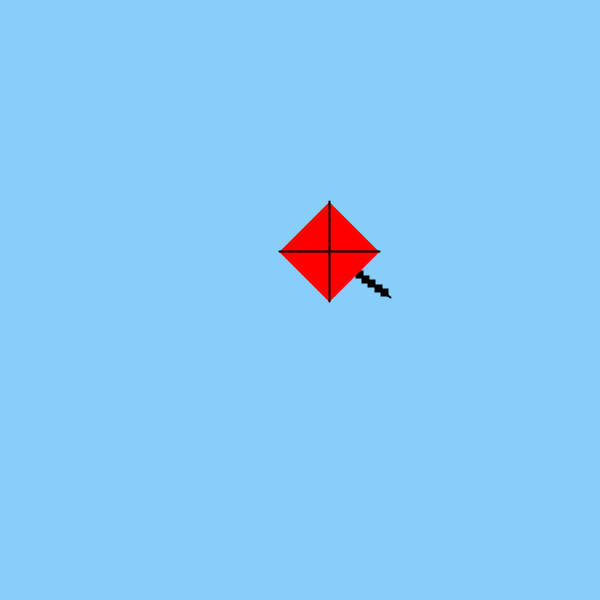
Frame 1 (no input)
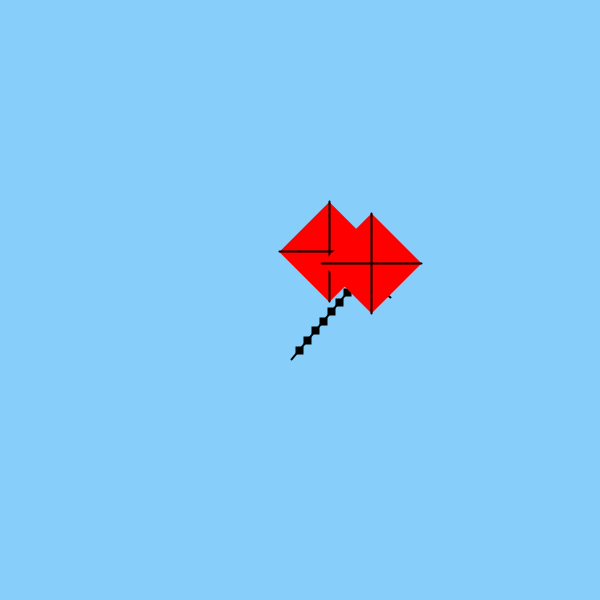
Frame 2 (the mouse pressed at the canvas centre, redrawn once)

The Processing sketch that drew these frames (run headless with seeded random() and noise(); the mouse was pressed at the canvas centre and the sketch redrawn once):

// Processing sketch: cometa
// ── cometa.pde
float centerX, centerY = 0.0;

void setup() {
  size(600, 600);
  background(135, 206, 250);  // Cielo azul claro
  noLoop();
}

void draw() {
  centerX = random(200,400);
  centerY = random(200,400); 
  // Dibujar el hilo de la cometa
  dibujarHilo(centerX, centerY, 300+random(-100,100), 350+random(-100,100));
  // Dibujar la cometa
  dibujarCometa(centerX, centerY, 100);
}

// Función para dibujar el cuerpo de la cometa (rombo hecho de dos triángulos)
void dibujarCometa(float x, float y, float tamano) {
  fill(255, 0, 0);  // Color rojo para la cometa
  noStroke();
  
  // Triángulo superior
  triangle(x, y - tamano / 2, x - tamano / 2, y, x + tamano / 2, y);
  
  // Triángulo inferior
  triangle(x, y + tamano / 2, x - tamano / 2, y, x + tamano / 2, y);
  
  // Opcional: agregar detalles como la cruz central
  stroke(0);
  line(x, y - tamano / 2, x, y + tamano / 2);  // Línea vertical
  line(x - tamano / 2, y, x + tamano / 2, y);  // Línea horizontal
}

// Función para dibujar el hilo de la cometa (varias líneas o pequeños rectángulos)
void dibujarHilo(float x1, float y1, float x2, float y2) {
  stroke(0);  // Color negro para el hilo
  strokeWeight(2);
  
  // Dibujar el hilo como una línea
  line(x1, y1, x2, y2);
  
  // Opcional: agregar pequeños lazos al hilo
  for (int i = 0; i < 10; i++) {
    float posX = lerp(x1, x2, i / 10.0);  // Posición en el hilo
    float posY = lerp(y1, y2, i / 10.0);  // Posición en el hilo
    fill(0);
    rect(posX - 3, posY - 3, 6, 6);  // Pequeños rectángulos en el hilo
  }
}
